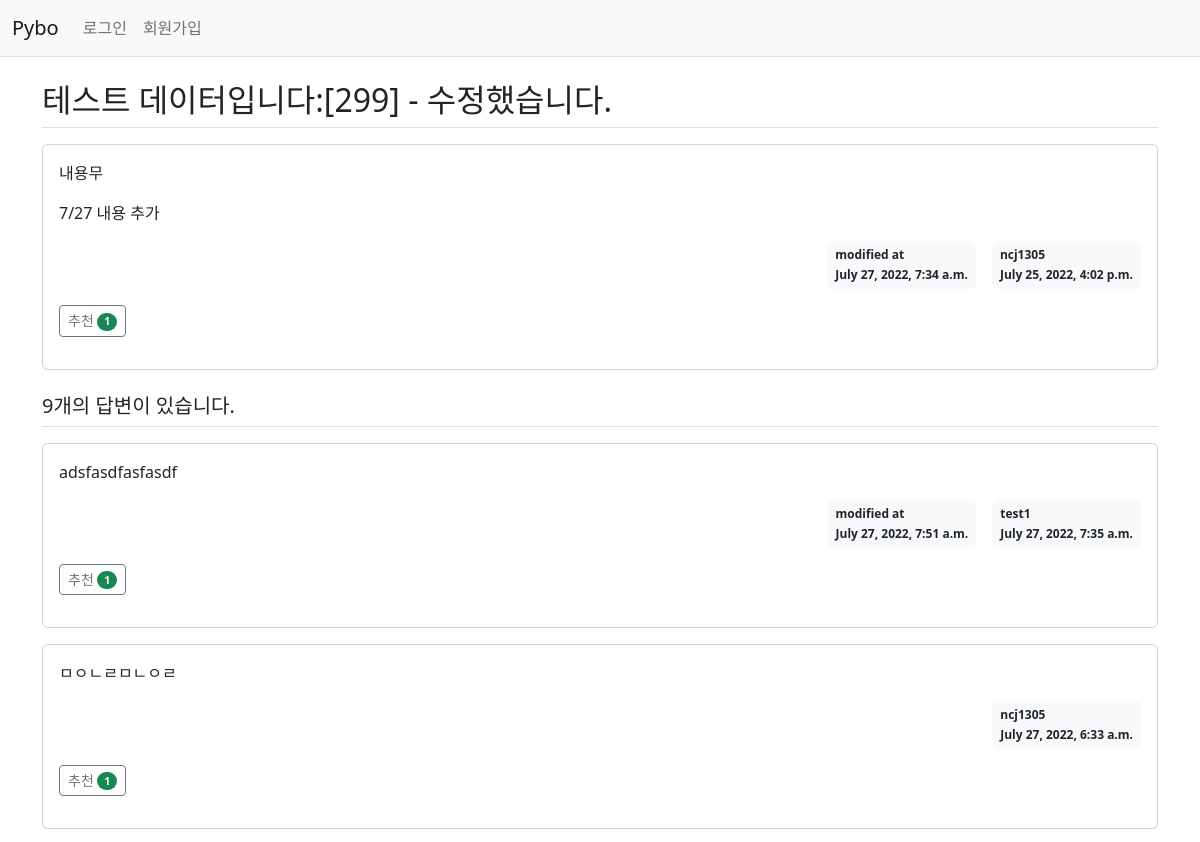
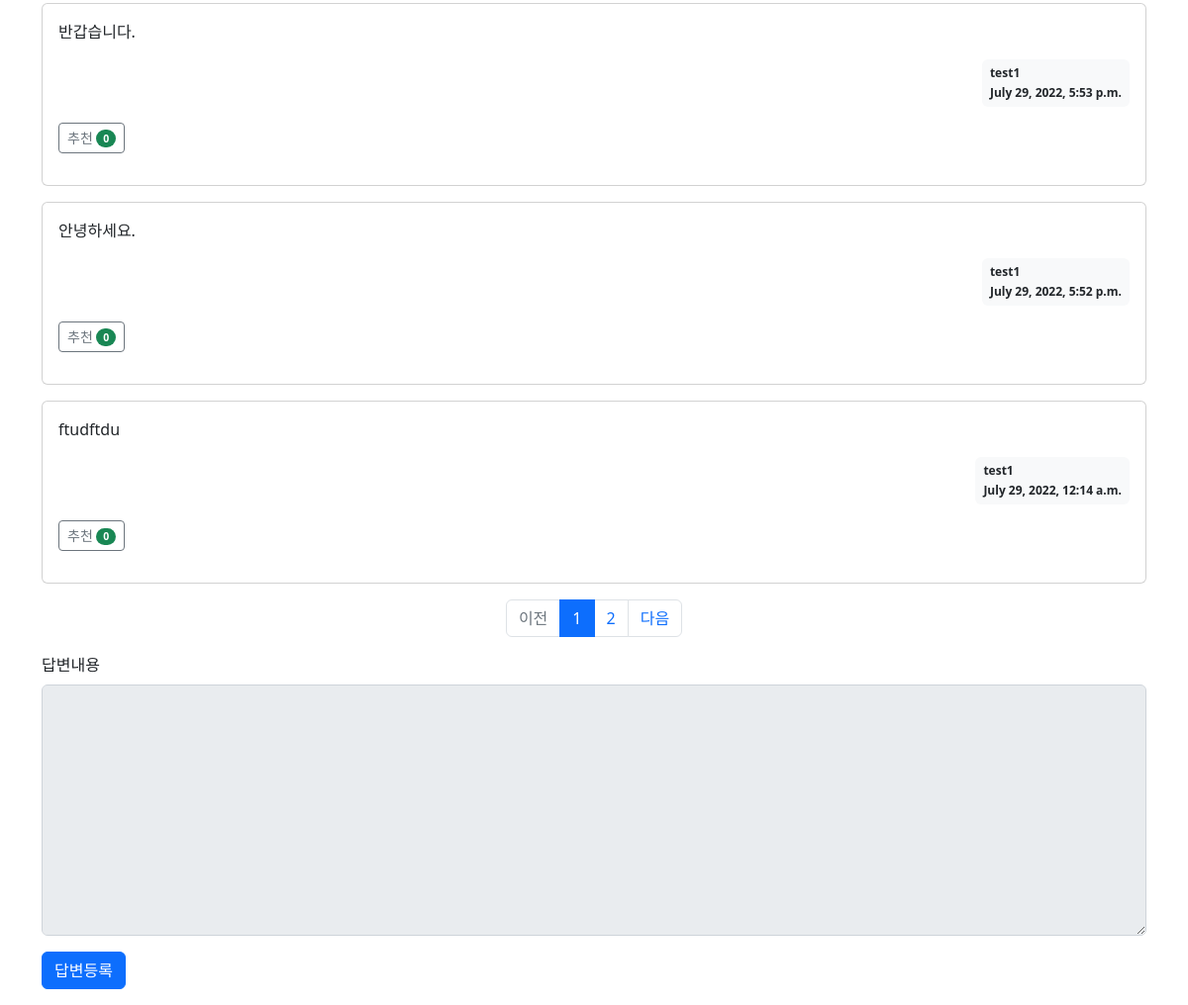
Page /pybo/305/ on the committed database (2 pictures, top to bottom).
### pybo/models.py (models this page shows, shortened)
class Question(models.Model):
    author = models.ForeignKey(User, on_delete=models.CASCADE, related_name='author_question')
    subject = models.CharField(max_length=200)
    content = models.TextField()
    create_date = models.DateTimeField()
    modify_date = models.DateTimeField(null=True, blank=True)
    voter = models.ManyToManyField(User, related_name='voter_question')  # 추천인 추가

class Answer(models.Model):
    author = models.ForeignKey(User, on_delete=models.CASCADE,  related_name='author_answer')
    question = models.ForeignKey(Question, on_delete=models.CASCADE)
    content = models.TextField()
    create_date = models.DateTimeField()
    modify_date = models.DateTimeField(null=True, blank=True)
    voter = models.ManyToManyField(User, related_name='voter_answer')

### pybo/views/base_views.py (the view)
def detail(request, question_id):
    question = get_object_or_404(Question, pk=question_id)
    answer_page = request.GET.get('answerPage', '1')  # 페이지
    paginator = Paginator(question.answer_set.all().annotate(num_voter=Count('voter')).order_by('-num_voter', '-create_date'), 5)
    answer_page_obj = paginator.get_page(answer_page)
    context = {'question': question, 'answer_page': answer_page_obj}
    return render(request, 'pybo/question_detail.html', context)

### pybo/templatetags/pybo_filter.py (called while the page is built)
@register.filter()
def mark(value):
    extensions = ["nl2br", "fenced_code"]
    return mark_safe(markdown.markdown(value, extensions=extensions))

### templates/pybo/question_detail.html (shortened to what this page needs)
{% extends 'base.html' %}
{% load pybo_filter %}
{% block content %}
<div class="container my-3">
    <h2 class="border-bottom py-2">{{ question.subject }}</h2>
    <div class="card my-3">
        <div class="card-body">
            <div class="card-text" >
                {{ question.content|mark }}
            </div>
            <div class="d-flex justify-content-end">
                {% if question.modify_date %}
                <div class="badge bg-light text-dark p-2 text-start mx-3">
                    <div class="mb-2">modified at</div>
                    <div>{{ question.modify_date }}</div>
                </div>
                {% endif %}
                <div class="badge bg-light text-dark p-2 text-start">
                    <div class="mb-2">{{ question.author.username }}</div>
                    <div>{{ question.create_date }}</div>
                </div>
            </div>
            <div class="my-3">
                <a href="javascript:void(0)" data-uri="{% url 'pybo:question_vote' question.id  %}"
                    class="recommend btn btn-sm btn-outline-secondary"> 추천
                <span class="badge rounded-pill bg-success">{{question.voter.count}}</span>
                </a>
            </div>
        </div>
    </div>
    <h5 class="border-bottom my-3 py-2">
        {{question.answer_set.count}}개의 답변이 있습니다.
    </h5>
    {% for answer in answer_page %}
    <div class="card my-3">
        <div class="card-body">
            <div class="card-text">
                {{ answer.content|mark }}
            </div>
            <div class="d-flex justify-content-end">
                {% if answer.modify_date %}
                <div class="badge bg-light text-dark p-2 text-start mx-3">
                    <div class="mb-2">modified at</div>
                    <div>{{ answer.modify_date }}</div>
                </div>
                {% endif %}
                <div class="badge bg-light text-dark p-2 text-start">
                    <div class="mb-2">{{ answer.author.username }}</div>
                    <div>{{ answer.create_date }}</div>
                </div>
            </div>
            <div class="my-3">
                <a href="javascript:void(0)" data-uri="{% url 'pybo:answer_vote' answer.id  %}"
                    class="recommend btn btn-sm btn-outline-secondary"> 추천
                     <span class="badge rounded-pill bg-success">{{answer.voter.count}}</span>
                </a>
            </div>
        </div>
    </div>
    {% endfor %}
    <ul class="pagination justify-content-center">
        {% if answer_page.has_previous %}
        <li class="page-item">
            {% comment %} <a class="page-link answer-link" href="?page={{ question_list.previous_page_number }}">이전</a> {% endcomment %}
            <a class="page-link answer-link" href="?page={{ question.id }}&answerPage={{ answer_page.previous_page_number }}">이전</a>
        </li>
        {% else %}
        <li class="page-item disabled">
            <a class="page-link answer-link" tabindex="-1" aria-disabled="true" href="#">이전</a>
        </li>
        {% endif %}
        {% for page_number in answer_page.paginator.page_range %}
            {% if page_number == answer_page.number %}
                <li class="page-item active" aria-current="page">
                    <a class="page-link answer-link" href="?page={{ question.id }}&answerPage={{ page_number }}">{{ page_number  }}</a>
                </li>
                {% else %}
                    <li class="page-item">
                        <a class="page-link answer-link" href="?page={{ question.id }}&answerPage={{ page_number }}">{{ page_number }}</a>
                    </li>
            {% endif %}
        {% endfor %}
        {% if answer_page.has_next %}
            <li class="page-item">
                <a class="page-link answer-link" href="?page={{ question.id }}&answerPage={{ answer_page.next_page_number }}">다음</a>
        </li>
        {% else %}
            <li class="page-item disabled">
                <a class="page-link answer-link" tabindex="-1" aria-disabled="true" href="#">다음</a>
            </li>
        {% endif %}
    </ul>
    <form
        action="{% url 'pybo:answer_create' question.id %}"
        method="post"
        class="my-3"
    >
        <div class="mb-3">
            <label for="content" class="form-label">답변내용</label>
            <textarea
                {% if not user.is_authenticated %}disabled{% endif %}
                name="content"
                id="content"
                class="form-control"
                rows="10"
            ></textarea>
        </div>
        <input type="submit" value="답변등록" class="btn btn-primary" />
    </form>
</div>
{% endblock %}

### rows in the picture
Question: subject "테스트 데이터입니다:[299] - 수정했습니다.", content|mark "내용무 7/27 내용 추가", modify_date "July 27, 2022, 7:34 a.m.", author.username "ncj1305", create_date "July 25, 2022, 4:02 p.m.", voter.count "1", answer_set.count "9"
Answer: content|mark "adsfasdfasfasdf", modify_date "July 27, 2022, 7:51 a.m.", author.username "test1", create_date "July 27, 2022, 7:35 a.m.", voter.count "1"
Answer: content|mark "ㅁㅇㄴㄹㅁㄴㅇㄹ", author.username "ncj1305", create_date "July 27, 2022, 6:33 a.m.", voter.count "1"
Answer: content|mark "반갑습니다.", author.username "test1", create_date "July 29, 2022, 5:53 p.m.", voter.count "0"
Answer: content|mark "안녕하세요.", author.username "test1", create_date "July 29, 2022, 5:52 p.m.", voter.count "0"
Answer: content|mark "ftudftdu", author.username "test1", create_date "July 29, 2022, 12:14 a.m.", voter.count "0"

### other values in the picture
{{ page_number }} "1"
{{ page_number }} "2"
